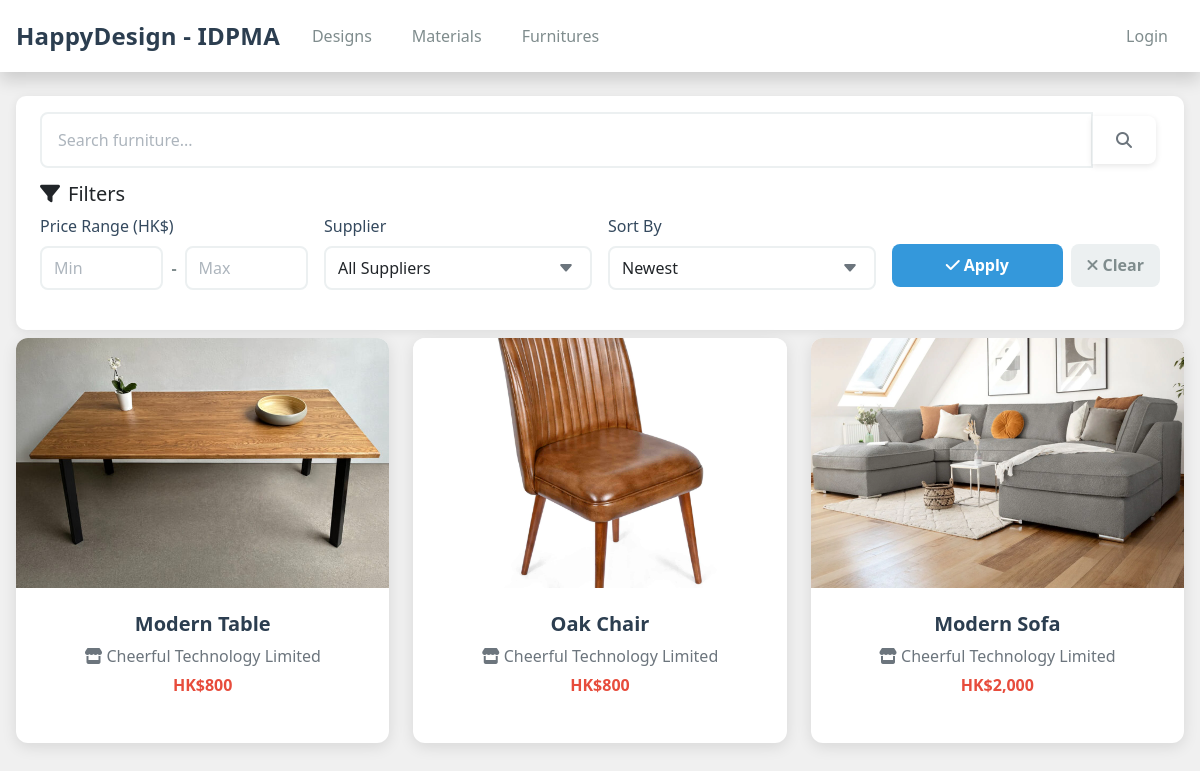
The page /furniture_dashboard.php on the database its author committed.
### tables this page shows
CREATE TABLE `Product` (
  `productid` int NOT NULL AUTO_INCREMENT,
  `pname` varchar(255) NOT NULL,
  `price` int NOT NULL,
  `likes` int NOT NULL,
  `category` varchar(100) NOT NULL,
  `description` text,
  `long` varchar(50) DEFAULT NULL,
  `wide` varchar(50) DEFAULT NULL,
  `tall` varchar(50) DEFAULT NULL,
  `material` varchar(255) DEFAULT NULL,
  `supplierid` int NOT NULL,
  PRIMARY KEY (`productid`),
  KEY `supplierid_product_idx` (`supplierid`),
  CONSTRAINT `chk_category` CHECK (`category` IN ('Furniture','Material')),
  CONSTRAINT `fk_product_supplier` FOREIGN KEY (`supplierid`) REFERENCES `Supplier` (`supplierid`)
 );

CREATE TABLE `Supplier` (
  `supplierid` int NOT NULL AUTO_INCREMENT,
  `sname` varchar(255) NOT NULL,
  `stel` int DEFAULT NULL,
  `semail` varchar(255) DEFAULT NULL,
  `spassword` varchar(255) NOT NULL,
  `remember_token` VARCHAR(64) DEFAULT NULL,
  `default_worker_pay` DECIMAL(10,2) DEFAULT 0.00,
  PRIMARY KEY (`supplierid`)
);

### furniture_dashboard.php (the view, shortened to what this page needs)
<?php
require_once __DIR__ . '/config.php';
$search = trim($_GET['search'] ?? '');
$min_price = isset($_GET['min_price']) && is_numeric($_GET['min_price']) ? (int) $_GET['min_price'] : 0;
$max_price = isset($_GET['max_price']) && is_numeric($_GET['max_price']) ? (int) $_GET['max_price'] : 999999;
$sort_by = isset($_GET['sort_by']) ? $_GET['sort_by'] : 'recent';
$sql = "SELECT p.*, s.sname FROM Product p
        JOIN Supplier s ON p.supplierid = s.supplierid
        WHERE p.category = 'Furniture'";
switch ($sort_by) {
    case 'recent':
    default:
        $sql .= " ORDER BY p.productid DESC";
        break;
}
$result = $mysqli->query($sql);
$productFirstColorImages = [];
$colorImageSql = "SELECT DISTINCT p.productid, pci.image FROM Product p
                  LEFT JOIN ProductColorImage pci ON p.productid = pci.productid
                  WHERE p.category = 'Furniture'
                  ORDER BY p.productid, pci.id ASC";
$colorImageResult = $mysqli->query($colorImageSql);
if ($colorImageResult) {
    $seenProducts = [];
    while ($row = $colorImageResult->fetch_assoc()) {
        if (!isset($seenProducts[$row['productid']])) {
            $productFirstColorImages[$row['productid']] = $row['image'];
            $seenProducts[$row['productid']] = true;
        }
    }
}
?>
<!DOCTYPE html>
<html lang="en">
<head>
    <link href="https://cdn.jsdelivr.net/npm/bootstrap@5.0.2/dist/css/bootstrap.min.css" rel="stylesheet">
    <link rel="stylesheet" href="https://cdnjs.cloudflare.com/ajax/libs/font-awesome/6.4.0/css/all.min.css">
    <link rel="stylesheet" href="css/styles.css">
</head>
<body>
    <?php include __DIR__ . '/includes/header.php'; ?>
    <main class="container-lg mt-4">
        <div class="search-section">
            <form method="GET" aria-label="Search">
                <div class="input-group">
                    <input type="text" name="search" class="form-control form-control-lg"
                        placeholder="Search furniture..." value="<?= htmlspecialchars($search) ?>">
                    <button class="btn btn-outline-secondary" type="submit">
                        <i class="fas fa-search"></i>
                    </button>
                </div>
            </form>
            <h5><i class="fas fa-filter me-2 mt-3"></i>Filters</h5>
            <form method="GET" action="furniture_dashboard.php" id="filterForm">
                <div class="row g-3">
                    <div class="col-md-3">
                        <div class="filter-group">
                            <label>Price Range (HK$)</label>
                            <div class="price-inputs">
                                <input type="number" name="min_price" class="form-control" placeholder="Min" step="1000"
                                    value="<?= $min_price > 0 ? $min_price : '' ?>" min="0">
                                <span class="price-separator">-</span>
                                <input type="number" name="max_price" class="form-control" placeholder="Max" step="1000"
                                    value="<?= $max_price < 999999 ? $max_price : '' ?>" min="0">
                            </div>
                        </div>
                    </div>
                    <div class="col-md-3">
                        <div class="filter-group">
                            <label for="supplier_id">Supplier</label>
                            <select name="supplier_id" id="supplier_id" class="form-select">
                                <option value="">All Suppliers</option>
                            </select>
                        </div>
                    </div>
                    <div class="col-md-3">
                        <div class="filter-group">
                            <label for="sort_by">Sort By</label>
                            <select name="sort_by" id="sort_by" class="form-select">
                                <option value="recent" <?= $sort_by === 'recent' ? 'selected' : '' ?>>Newest</option>
                            </select>
                        </div>
                    </div>
                    <div class="col-md-3">
                        <div class="filter-group" style="margin-top: 1.85rem;">
                            <div class="filter-buttons">
                                <button type="submit" class="btn-apply-filter">
                                    <i class="fas fa-check me-1"></i>Apply
                                </button>
                                <a href="furniture_dashboard.php" class="btn-clear-filter" style="text-align: center;">
                                    <i class="fas fa-times me-1"></i>Clear
                                </a>
                            </div>
                        </div>
                    </div>
                </div>
            </form>
        </div>
        <div class="container-with-filter">
            <div class="main-content">
                <div class="row g-4">
                    <?php if ($result->num_rows > 0): ?>
                        <?php while ($prod = $result->fetch_assoc()): ?>
                            <div class="col-lg-4 col-md-6 col-sm-12">
                                <a href="product_detail.php?id=<?= htmlspecialchars($prod['productid']) ?>"
                                    style="text-decoration: none;">
                                    <div class="card h-100">
                                        <?php
                                        $prodId = $prod['productid'];
                                        $imageFile = $productFirstColorImages[$prodId] ?? null;
                                        if ($imageFile) {
                                            $imageSrc = 'uploads/products/' . htmlspecialchars($imageFile);
                                        } else {
                                            $imageSrc = 'uploads/products/placeholder.jpg';
                                        }
                                        ?>
                                        <img src="<?= $imageSrc ?>" class="card-img-top"
                                            alt="<?= htmlspecialchars($prod['pname']) ?>"
                                            onerror="this.src='https://via.placeholder.com/300x250?text=No+Image'"
                                            style="height: 250px; object-fit: cover;">
                                        <div class="card-body text-center">
                                            <h5 class="card-title"><?= htmlspecialchars($prod['pname']) ?></h5>
                                            <p class="text-muted mb-2">
                                                <i class="fas fa-store me-1"></i><?= htmlspecialchars($prod['sname']) ?>
                                            </p>
                                            <p class="h6 mb-0" style="color: #e74c3c; font-weight: 700;">
                                                HK$<?= number_format($prod['price']) ?></p>
                                        </div>
                                    </div>
                                </a>
                            </div>
                        <?php endwhile; ?>
                    <?php endif; ?>
                </div>
            </div>
        </div>
    </main>
</body>
</html>

### css/styles.css (style rules this page uses)
html, body { height: 100%; }
body { background-color: #f0f0f0; margin: 0; min-height: 100vh; display: flex; flex-direction: column; font-family: 'Segoe UI', Tahoma, Geneva, Verdana, sans-serif; }
main { flex: 1; padding: 10px 0; }
.container-lg { max-width: 1200px; margin: 0 auto; padding: 0 1rem; }
.search-section { background: #fff; border-radius: 10px; padding: 1rem 1.5rem; box-shadow: 0 2px 10px rgba(0, 0, 0, 0.08); margin-bottom: 0.5rem; }
.search-section .form-control { border: 2px solid #ecf0f1; border-radius: 8px; }
.filter-group { margin-bottom: 1.5rem; }
.filter-group label { font-weight: 500; color: #34495e; margin-bottom: 0.5rem; display: block; }
.filter-group .form-control, .filter-group .form-select { border: 2px solid #ecf0f1; border-radius: 8px; padding: 0.5rem 0.75rem; }
.price-inputs { display: flex; gap: 0.5rem; align-items: center; }
.price-inputs .form-control { flex: 1; }
.price-separator { color: #7f8c8d; font-weight: 600; }
.filter-buttons { display: flex; gap: 0.5rem; }
.filter-buttons button { flex: 1; }
.btn-apply-filter { background: #3498db; border: none; color: white; font-weight: 600; padding: 0.6rem 1rem; border-radius: 8px; cursor: pointer; transition: background 0.3s; }
.btn-clear-filter { background: #ecf0f1; border: none; color: #7f8c8d; font-weight: 600; padding: 0.6rem 1rem; border-radius: 8px; cursor: pointer; transition: background 0.3s; text-decoration: none; }
.card { border: none; border-radius: 12px; box-shadow: 0 4px 6px rgba(0, 0, 0, 0.1); transition: all 0.3s ease; overflow: hidden; background: white; margin-bottom: 1.5rem; }
.card-img-top { height: 200px; object-fit: cover; transition: transform 0.3s ease; width: 100%; }
.card-body { padding: 1.25rem; text-align: center; }
.card-title { color: #2c3e50; font-weight: 600; margin-bottom: 0.5rem; }
.btn { display: inline-flex; align-items: center; justify-content: center; gap: 0.5rem; padding: 0.75rem 1.5rem; font-size: 1rem; font-weight: 600; border: none; border-radius: 8px; cursor: pointer; transition: all 0.3s ease; text-decoration: none; margin: 0.25rem; box-shadow: 0 2px 6px rgba(0, 0, 0, 0.1); }
.form-control { width: 100%; padding: 0.875rem 1rem; font-size: 1rem; border: 2px solid #ecf0f1; border-radius: 8px; background: white; transition: all 0.3s ease; color: #495057; }
.form-control::placeholder { color: #adb5bd; }
.form-select { appearance: none; background-repeat: no-repeat; background-position: right 1rem center; background-size: 16px; padding-right: 2.5rem; }
.input-group { margin-top: auto; }

### furniture_dashboard.php (style rules this page uses)
.search-section { background: #fff; border-radius: 10px; padding: 1rem 1.5rem; box-shadow: 0 2px 10px rgba(0, 0, 0, 0.08); margin-bottom: 0.5rem; }
.search-section .form-control { border: 2px solid #ecf0f1; border-radius: 8px; }
.filter-group { margin-bottom: 1.5rem; }
.filter-group label { font-weight: 500; color: #34495e; margin-bottom: 0.5rem; display: block; }
.filter-group .form-control, .filter-group .form-select { border: 2px solid #ecf0f1; border-radius: 8px; padding: 0.5rem 0.75rem; }
.price-inputs { display: flex; gap: 0.5rem; align-items: center; }
.price-inputs .form-control { flex: 1; }
.price-separator { color: #7f8c8d; font-weight: 600; }
.filter-buttons { display: flex; gap: 0.5rem; }
.filter-buttons button { flex: 1; }
.btn-apply-filter { background: #3498db; border: none; color: white; font-weight: 600; padding: 0.6rem 1rem; border-radius: 8px; cursor: pointer; transition: background 0.3s; }
.btn-clear-filter { background: #ecf0f1; border: none; color: #7f8c8d; font-weight: 600; padding: 0.6rem 1rem; border-radius: 8px; cursor: pointer; transition: background 0.3s; text-decoration: none !important; }
.container-with-filter { display: grid; grid-template-columns: 1fr; gap: 2rem; }
.card { border: none; border-radius: 12px; box-shadow: 0 4px 15px rgba(0, 0, 0, 0.1); transition: all 0.3s ease; overflow: hidden; }
.card-img-top { height: 250px; object-fit: cover; }
.card-body { padding: 1.5rem; }
.card-title { font-weight: 600; color: #2c3e50; margin-bottom: 0.5rem; }

### rows shown on the page
product: shows a picture, pname "Modern Table", supplierid.sname "Cheerful Technology Limited", price "800"
product: shows a picture, pname "Oak Chair", supplierid.sname "Cheerful Technology Limited", price "800"
product: shows a picture, pname "Modern Sofa", supplierid.sname "Cheerful Technology Limited", price "2,000"
